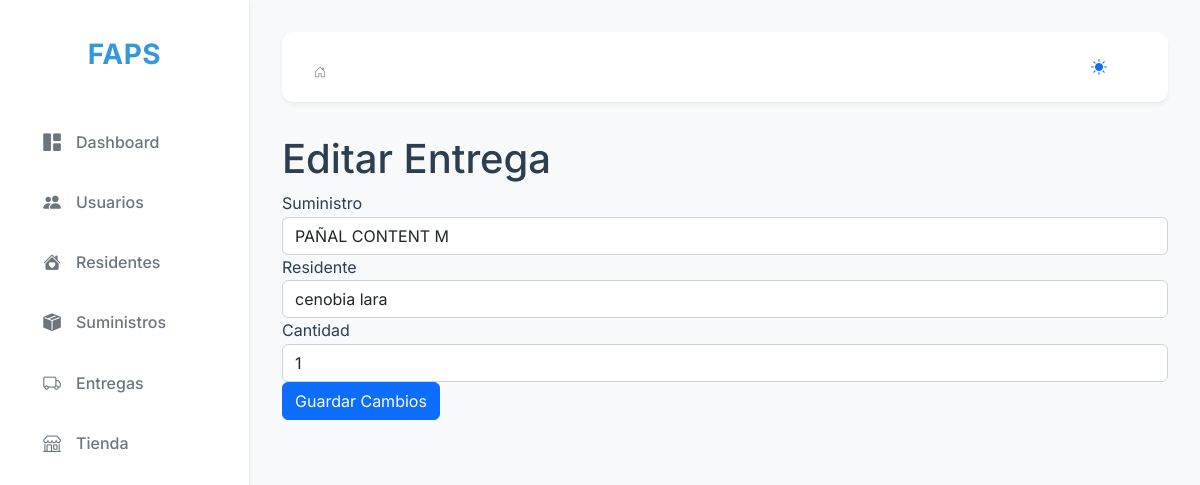
The page /admin/deliveries/edit/1 on the database its author committed.
### app/models.py (models this page shows)
class Delivery(db.Model):
    id = db.Column(db.Integer, primary_key=True)
    supply_id = db.Column(db.Integer, db.ForeignKey('supply.id'), nullable=False)
    resident_id = db.Column(db.Integer, db.ForeignKey('resident.id'), nullable=False)
    quantity = db.Column(db.Integer, nullable=False)
    date = db.Column(db.Date, nullable=False)
    supply = db.relationship('Supply', backref=db.backref('deliveries', lazy=True))
    resident = db.relationship('Resident', backref=db.backref('deliveries', lazy=True))

class Supply(db.Model):
    id = db.Column(db.Integer, primary_key=True)
    name = db.Column(db.String(100), nullable=False)
    category = db.Column(db.String(100), nullable=False)
    quantity = db.Column(db.Integer, nullable=False)
    entry_date = db.Column(db.Date, nullable=False)
    photo = db.Column(db.String(255), nullable=True)
    description = db.Column(db.Text, nullable=True)
    price = db.Column(db.Float, nullable=True)  # Para mostrar el valor referencial

class Resident(db.Model):
    id = db.Column(db.Integer, primary_key=True)
    name = db.Column(db.String(100), nullable=False)
    lastname = db.Column(db.String(100), nullable=False)
    birthday_date = db.Column(db.Date, nullable=False)
    no_identification = db.Column(db.Integer, unique=True, nullable=False)
    health_status = db.Column(db.String(255), nullable=True)
    medical_conditions = db.Column(db.Text, nullable=True)
    medications = db.Column(db.Text, nullable=True)
    medical_history = db.Column(db.Text, nullable=True)
    special_requirements = db.Column(db.Text, nullable=True)

### app/routes/delivery_routes.py (the view, shortened to what this page needs)
@delivery_bp.route('/admin/deliveries/edit/<int:id>', methods=['GET', 'POST'])
def edit_delivery(id):
    delivery = Delivery.query.get_or_404(id)
    supplies = Supply.query.all()
    residents = Resident.query.all()
    return render_template('edit_delivery.html', delivery=delivery, supplies=supplies, residents=residents)

### app/templates/edit_delivery.html (shortened to what this page needs)
{% extends 'base.html' %}
{% block content %}
<h1>Editar Entrega</h1>
<form method="POST" action="{{ url_for('delivery_bp.edit_delivery', id=delivery.id) }}">
    <div class="form-group">
        <label for="supply_id">Suministro</label>
        <select class="form-control" id="supply_id" name="supply_id" required>
            {% for supply in supplies %}
            <option value="{{ supply.id }}" {% if supply.id == delivery.supply_id %}selected{% endif %}>{{ supply.name }}</option>
            {% endfor %}
        </select>
    </div>
    <div class="form-group">
        <label for="resident_id">Residente</label>
        <select class="form-control" id="resident_id" name="resident_id" required>
            {% for resident in residents %}
            <option value="{{ resident.id }}" {% if resident.id == delivery.resident_id %}selected{% endif %}>{{ resident.name }} {{ resident.lastname }}</option>
            {% endfor %}
        </select>
    </div>
    <div class="form-group">
        <label for="quantity">Cantidad</label>
        <input type="number" class="form-control" id="quantity" name="quantity" value="{{ delivery.quantity }}" required>
    </div>
    <button type="submit" class="btn btn-primary">Guardar Cambios</button>
</form>
{% endblock %}

### app/static/css/custom.css (style rules this page uses)
:root { --bg-primary: #f8f9fa; --bg-secondary: #ffffff; --text-primary: #2c3e50; --text-secondary: #6c757d; --border-color: #e9ecef; --accent-color: #3498db; --accent-hover: #2980b9; --danger-color: #e74c3c; --success-color: #2ecc71; --warning-color: #f1c40f; --info-color: #3498db; --sidebar-width: 250px; --header-height: 60px; --footer-height: 60px; --shadow-sm: 0 2px 4px rgba(0,0,0,0.05); --shadow-md: 0 4px 6px rgba(0,0,0,0.1); --shadow-lg: 0 10px 15px rgba(0,0,0,0.1); --transition: all 0.3s ease; }
* { margin: 0; padding: 0; box-sizing: border-box; }
body { font-family: 'Inter', -apple-system, BlinkMacSystemFont, 'Segoe UI', 'Roboto', sans-serif; background-color: var(--bg-primary); color: var(--text-primary); line-height: 1.6; min-height: 100vh; display: flex; }

### rows shown on the page
Delivery: supply_id "PAÑAL CONTENT M", resident_id "cenobia lara", quantity "1"
